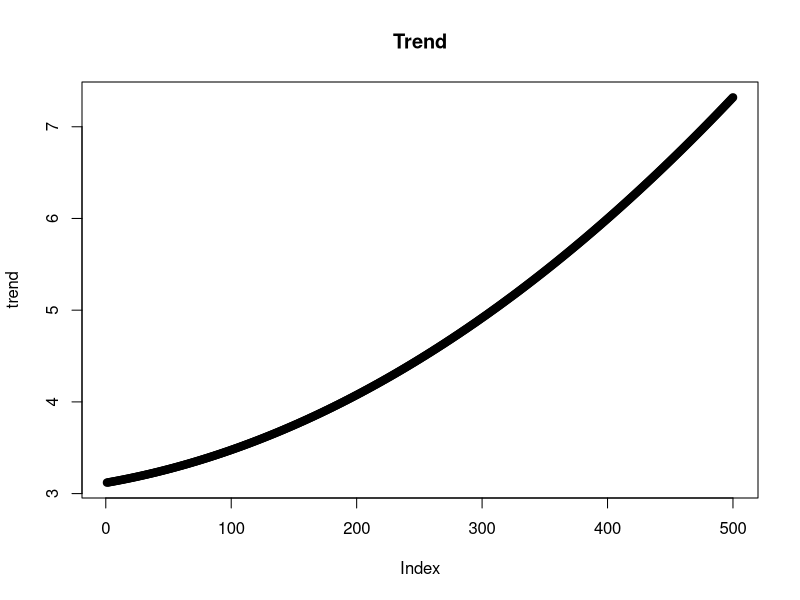
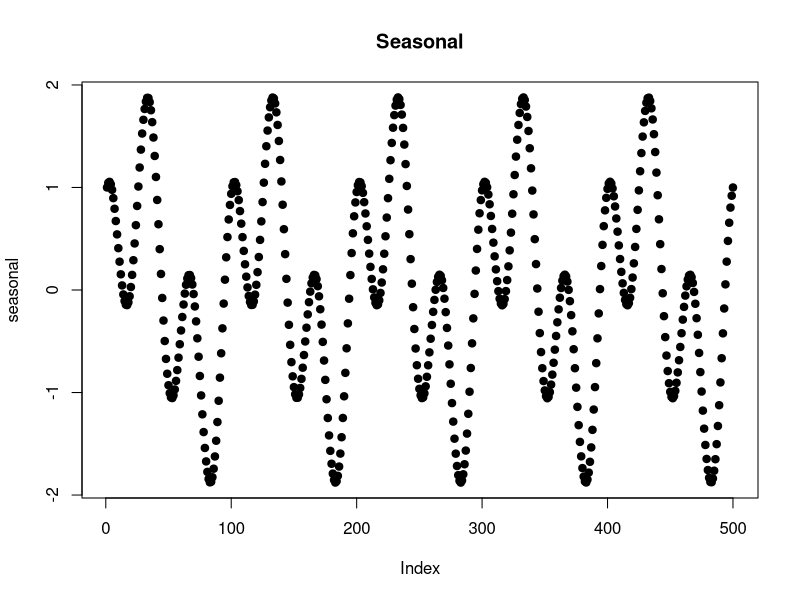
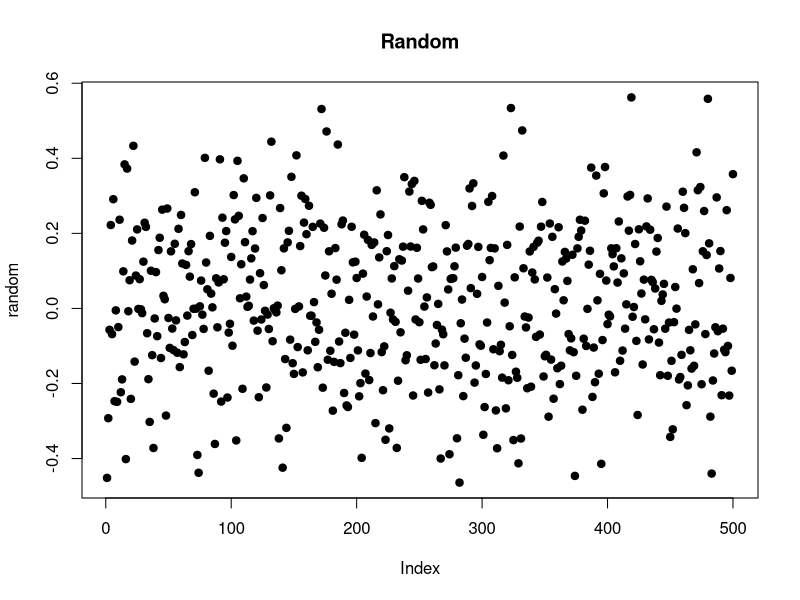
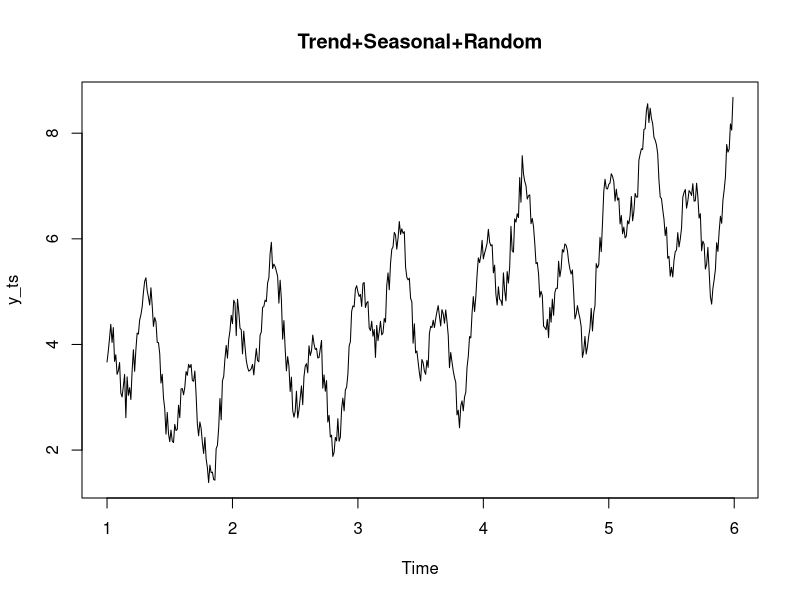
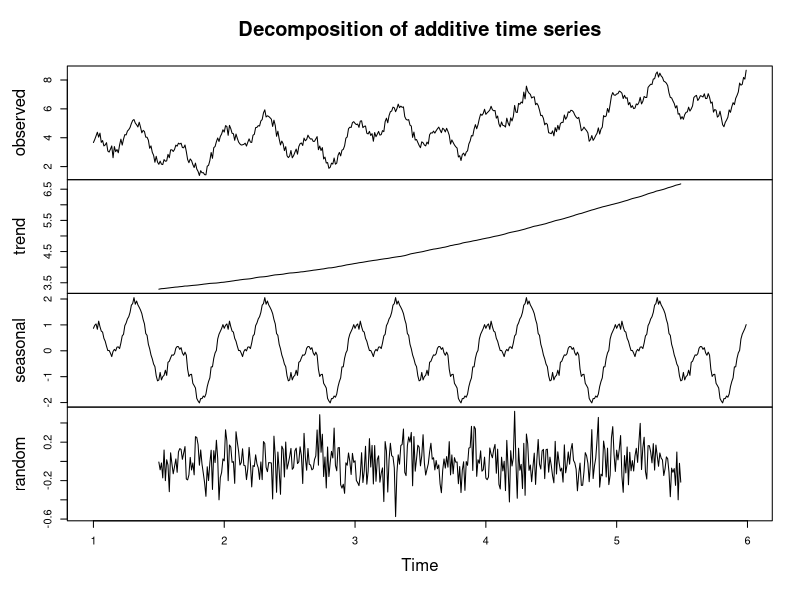

Reproduce these figures in R, in order.
x11()

periods            <-  5
observations_per_period <- 100
total_observations      <- periods * observations_per_period

x <- seq(0, 1, length=total_observations)

trend    <- 3+ (x+ 0.2)^2                              * 3
seasonal <-    sin(2*pi*x*periods)+cos(6*pi*x*periods) * 1 
random   <-    rnorm(length(x), mean=0, sd=1)          * 0.2

plot(trend, main='Trend', pch=19)
z <- locator(1)

plot(seasonal, main='Seasonal', pch=19)
z <- locator(1)
  
plot(random, main='Random', pch=19)
z <- locator(1)

y <- trend + seasonal + random

# Create a time series
y_ts = ts(y, frequency=observations_per_period)

plot (y_ts, main='Trend+Seasonal+Random', pch=19)
z <- locator(1)

y_dec = decompose(y_ts)
class(y_dec)
# [1] "decomposed.ts"

plot(y_dec)
z <- locator(1)
